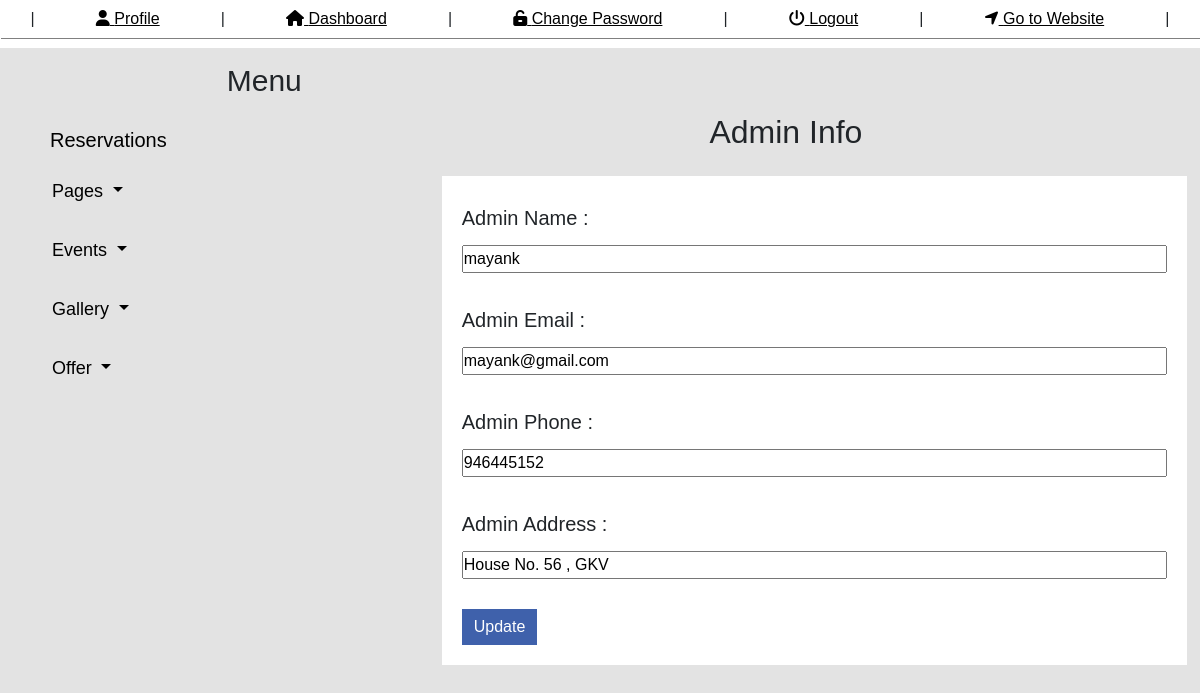
Page /admin/admin.php (signed in) on the committed database.
### tables this page shows
CREATE TABLE `admin_panel` (
  `admin_id` int(11) NOT NULL,
  `admin_name` varchar(100) NOT NULL,
  `admin_pass` varchar(100) NOT NULL,
  `admin_email` varchar(100) NOT NULL,
  `admin_phone` int(11) NOT NULL,
  `admin_address` text NOT NULL
);

### admin/admin.php (the view, shortened to what this page needs)
<?PHP
    include_once "connection.php";
    $sel="SELECT * FROM admin_panel";
        $exe=mysqli_query($con,$sel);
        $fetch=mysqli_fetch_array($exe);
?>
<?php
include_once "html.php";
?>
<body>
    <header>
        <?php
          include_once "header.php";
        ?>
    </header>
    <aside>
        <div class="all-main">
            <?php
                include_once "la.php";
            ?>
            <div class="right-aside mgt-50">
                <form action="" method="post">
                <h2>Admin Info</h2>
                <div class="cp-box">
                    <h5>Admin Name :</h5>
                    <input type="text" name="aname" value="<?php echo $fetch['admin_name']?>" placeholder="About" class="wdi">
                    <h5>Admin Email :</h5>
                    <input type="text" name="aemail" value="<?php echo $fetch['admin_email']?>" placeholder="About" class="wdi">
                    <h5>Admin Phone :</h5>
                    <input type="text" name="aphone" value="<?php echo $fetch['admin_phone']?>" placeholder="About" class="wdi">
                    <h5>Admin Address :</h5>
                    <input type="text" name="aaddress" value="<?php echo $fetch['admin_address']?>" placeholder="About" class="wdi mgb-2">
                    <div class="wdi">
                    <input class="cu-btn" type="submit" name="add" value="Update">
                    </div>
                </form>
    </aside>
</body>
</html>

### admin/2.css (style rules this page uses)
.all-main { display: flex; width: 100%; }
.right-aside { width: 76%; margin-left: 70px; }
.right-aside h2 { text-align: center; margin-top: 15px; }
.cp-box { width: 90%; margin: 25px 70px; background: white; padding: 20px; }
.cp-box h5 { margin-bottom: 15px; margin-top: 35px; }
.cp-box h5:first-child { margin-top: 0px; }
.mgt-50 { margin-top: 50px; }
.cu-btn { padding:6px 12px; margin-top: 10px; background: #3f61ab; color: white; border: none; }
.wdi { width: 100%; }
* { padding: 0px; margin: 0px; text-decoration: none; font-family: sans-serif; }
body { background: #80808038; }
.mgb-2 { margin-bottom: 20px; }
.cp-box h5:first-child { margin-top: 10px; }

### admin/header.php (style rules this page uses)
* { padding: 0px; margin: 0px; text-decoration: none; font-family: sans-serif; }
html { scroll-behavior: smooth; }

### rows in the picture
admin_panel: aname "mayank", aemail "mayank@gmail.com", aphone "946445152", aaddress "House No. 56 , GKV"
